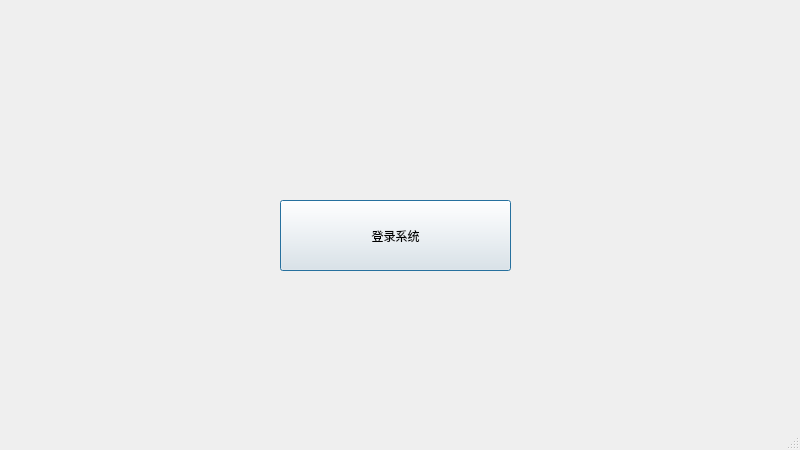
<?xml version="1.0" encoding="UTF-8"?>
<ui version="4.0">
 <class>Dialog</class>
 <widget class="QDialog" name="Dialog">
  <property name="geometry">
   <rect>
    <x>0</x>
    <y>0</y>
    <width>800</width>
    <height>450</height>
   </rect>
  </property>
  <property name="windowTitle">
   <string>Dialog</string>
  </property>
  <property name="sizeGripEnabled">
   <bool>true</bool>
  </property>
  <widget class="QPushButton" name="pushButton">
   <property name="geometry">
    <rect>
     <x>280</x>
     <y>200</y>
     <width>231</width>
     <height>71</height>
    </rect>
   </property>
   <property name="styleSheet">
    <string notr="true">font: 75 20pt &quot;楷体&quot;;</string>
   </property>
   <property name="text">
    <string>登录系统</string>
   </property>
  </widget>
 </widget>
 <resources/>
 <connections>
  <connection>
   <sender>pushButton</sender>
   <signal>clicked()</signal>
   <receiver>Dialog</receiver>
   <slot>accept()</slot>
   <hints>
    <hint type="sourcelabel">
     <x>379</x>
     <y>248</y>
    </hint>
    <hint type="destinationlabel">
     <x>608</x>
     <y>342</y>
    </hint>
   </hints>
  </connection>
 </connections>
</ui>
